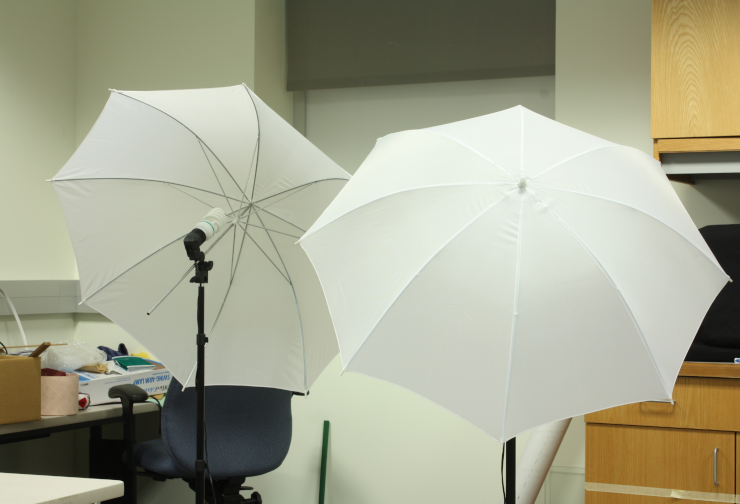
#> input picture cwk-3/img/input/umbrellaL.png, 740 x 504 px
$ python disparity.py
#> lines starting #> are read from the running program, lines starting #| are printed output that depends on the picture
import numpy as np
import cv2
import sys
from mpl_toolkits import mplot3d
from matplotlib import pyplot as plt


# ================================================
#
def getDisparityMap(imL, imR, numDisparities, blockSize):
    stereo = cv2.StereoBM_create(numDisparities=numDisparities, blockSize=blockSize)

    disparity = stereo.compute(imL, imR)
    disparity = disparity - disparity.min() + 1  # Add 1 so we don't get a zero depth, later
    disparity = disparity.astype(np.float32) / 16.0  # Map is fixed point int with 4 fractional bits

    return disparity  # floating point image


# ================================================


# ================================================
#
def plot(disparity):
    # This just plots some sample points.  Change this function to
    # plot the 3D reconstruction from the disparity map and other values
    x = []
    y = []
    z = []
    print("plotting disparity")
    for index, val in enumerate(disparity):
        x += [val[0]]
        y += [val[1]]
        z += [val[2]]

    # [7 lines of commented-out code are left out]
    ax = plt.axes(projection='3d')
    ax.scatter(x, z, y, c='green', s=0.2)

    # Labels
    ax.set_xlabel('x')
    ax.set_ylabel('z')
    ax.set_zlabel('y')

    # ax.view_init(vertical_axis="y", roll=0, elev=20, azim=-40)
    # ax.view_init(30, 170, vertical_axis='y')
    # plt.savefig('./img/output/3D_view.png', bbox_inches='tight')  # Can also specify an image, e.g. myplot.png
    # plt.show()
    ax.view_init(90, -90)
    plt.savefig('./img/output/xz_view.png', bbox_inches='tight')  # Can also specify an image, e.g. myplot.png
    plt.show()
    # ax.view_init(0, 180)
    # plt.savefig('./img/output/yz_view.png', bbox_inches='tight')  # Can also specify an image, e.g. myplot.png
    # plt.show()
    print("disparity plotted")


# ================================================
#
if __name__ == '__main__':

    # Load left image
    filename = 'img/input/umbrellaL.png'
    imgL = cv2.imread(filename, cv2.IMREAD_GRAYSCALE)
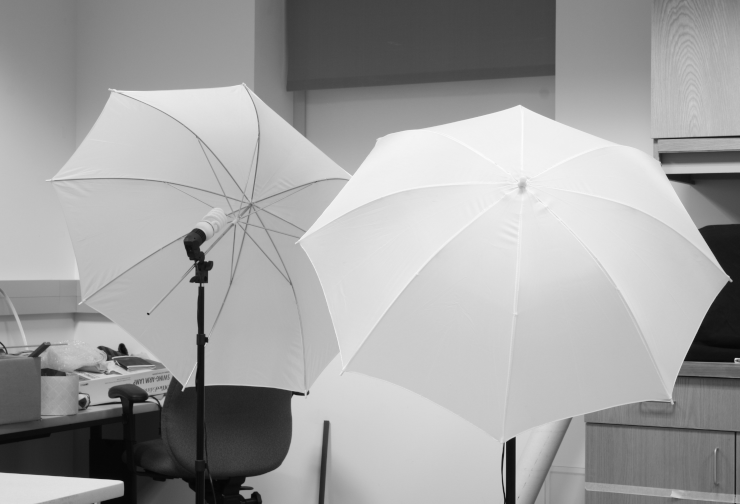
#> imgL: shape (504, 740); min 5, max 252, mean 161.7
    #
    if imgL is None:
        print('\nError: failed to open {}.\n'.format(filename))
        sys.exit()

    # Load right image
    filename = 'img/input/umbrellaR.png'
    imgR = cv2.imread(filename, cv2.IMREAD_GRAYSCALE)
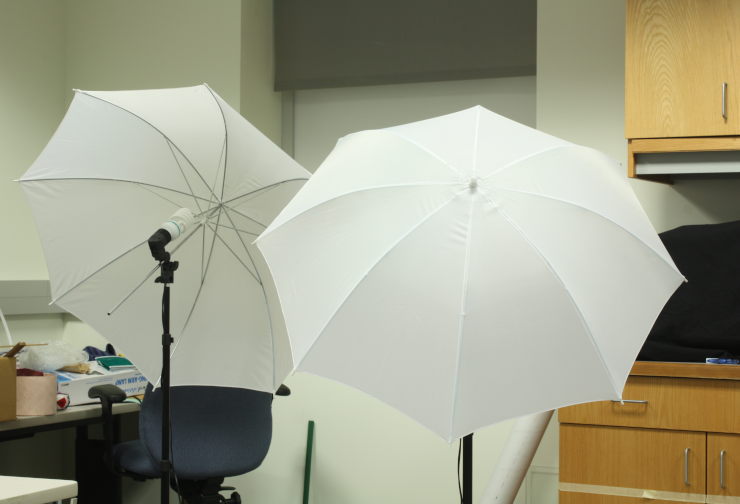
#> input picture cwk-3/img/input/umbrellaR.png, 740 x 504 px
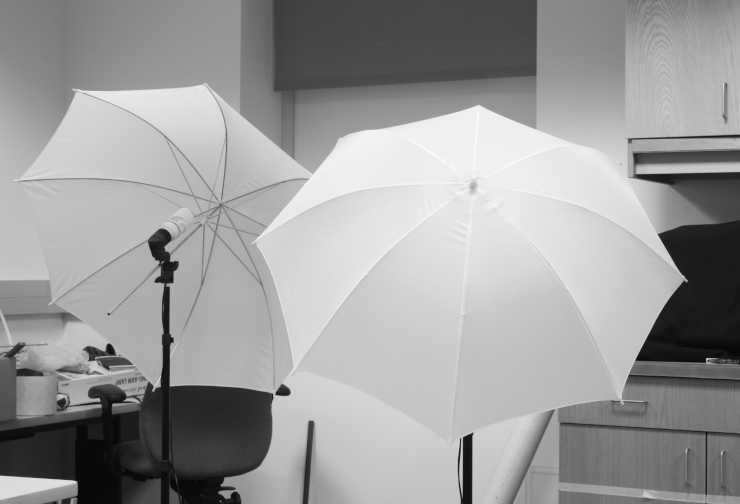
#> imgR: shape (504, 740); min 7, max 250, mean 155.8
    #
    if imgR is None:
        print('\nError: failed to open {}.\n'.format(filename))
        sys.exit()

    # Create a window to display the image in
    cv2.namedWindow('Disparity', cv2.WINDOW_NORMAL)

    # Get disparity map
    disparity = getDisparityMap(imgL, imgR, 64, 5)
#> in getDisparityMap, `disparity = stereo.compute(imL, imR)`:
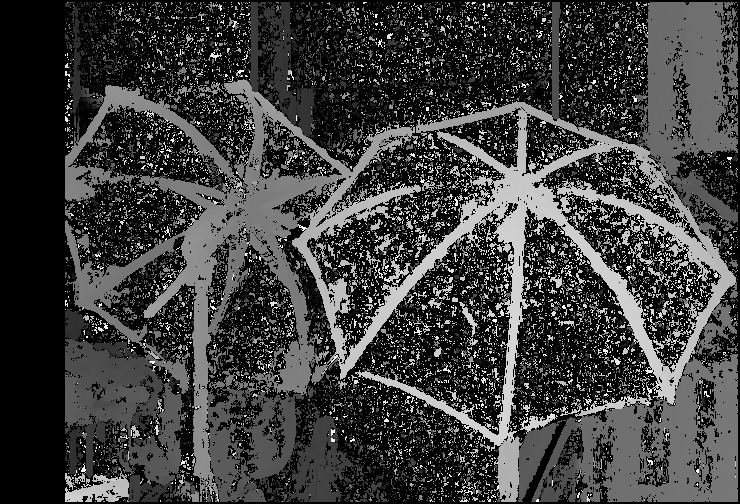
#> disparity: shape (504, 740) int16; min -16, max 1008, mean 228.3; drawn with min black and max white

    # Normalise for display
    disparityImg = np.interp(disparity, (disparity.min(), disparity.max()), (0.0, 1.0))

    # Show result
    cv2.imshow('Disparity', disparityImg)

    # Show 3D plot of the scene
    plot(disparity)
#> the loop in plot, `for index, val in enumerate(disparity):` made 504 passes
#> z on passes 2 to 4: [0.0625, 0.0625], [0.0625, 0.0625, 0.0625], [0.0625, 0.0625, 0.0625, 0.0625]
#> after the loop in plot, `for index, val in enumerate(disparity):`: x = 504 values from 0.0625 to 0.0625
#> in plot, `plt.savefig('./img/output/xz_view.png', bbox_inches='tight')`:
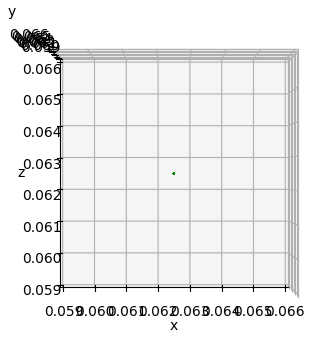
#> figure drawn by matplotlib, 1 panel

    # Wait for spacebar press or escape before closing,
    # otherwise window will close without you seeing it
    while True:
        key = cv2.waitKey(1)
#> (key Esc is pressed here)
        if key == ord(' ') or key == 27:
            break

    cv2.destroyAllWindows()
